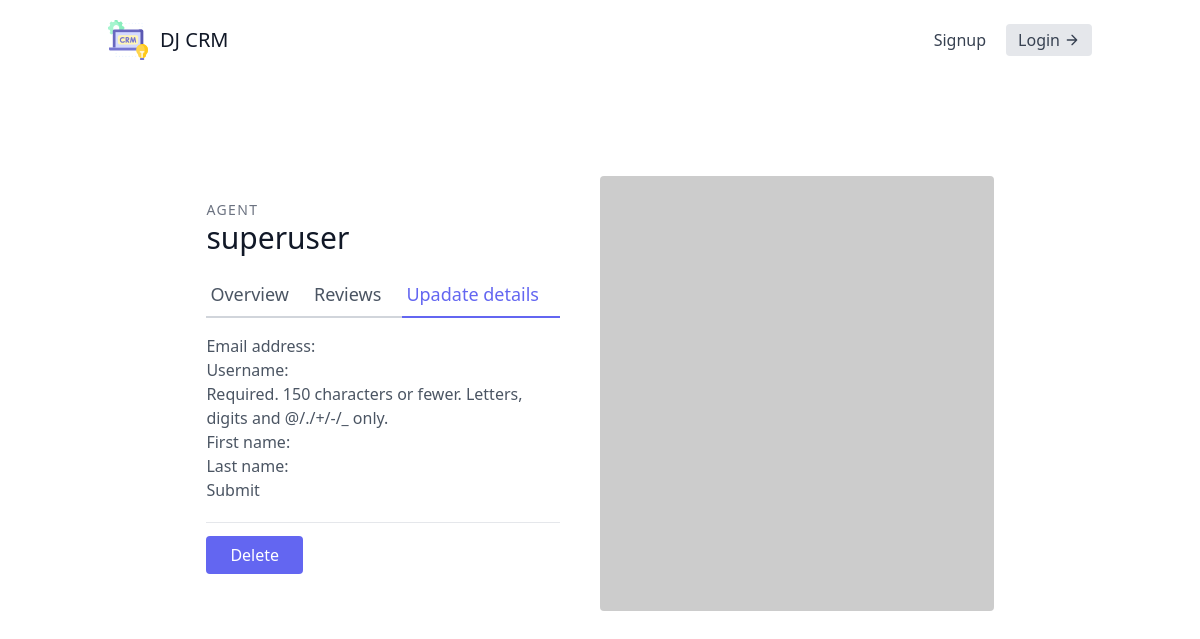
The page /agents/2/update on the database as committed earlier.
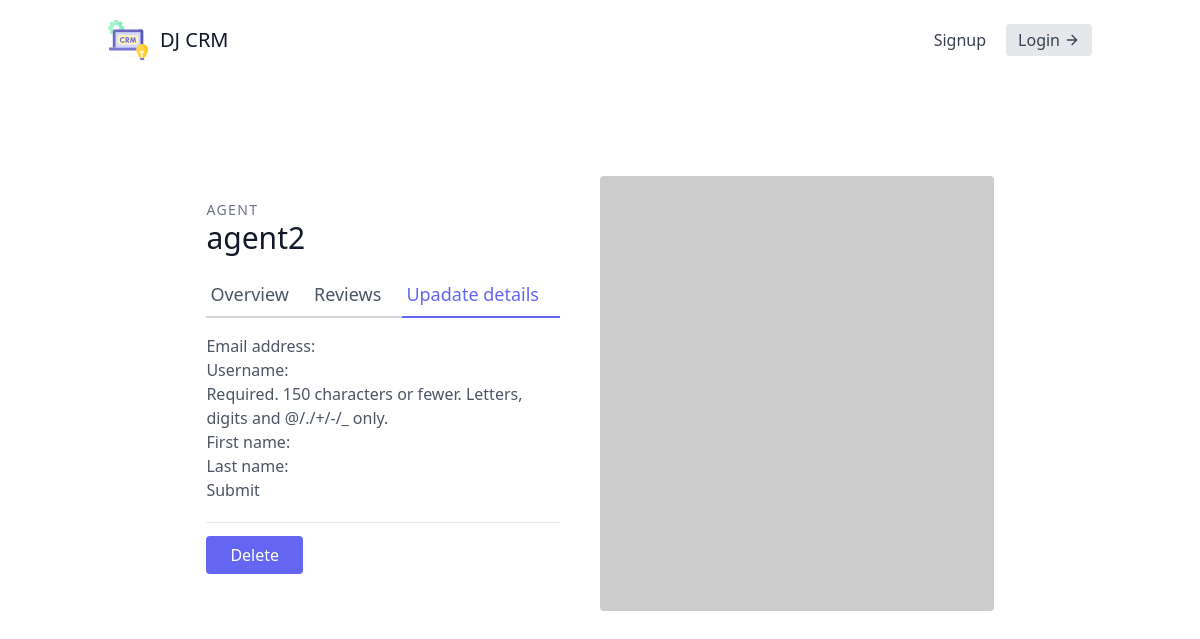
The same page on the database as committed later.
### leads/models.py (models this page shows, shortened)
class Agent(models.Model):
    user : User = models.OneToOneField(User, on_delete=models.CASCADE)
    organization = models.ForeignKey(UserProfile, on_delete=models.CASCADE)

class User(AbstractUser):
    is_organizer = models.BooleanField(default=True)
    is_agent = models.BooleanField(default=False)

### agents/views.py (the view, shortened to what this page needs)
# urls.py: path("<int:pk>/update", AgentUpdateView.as_view(), name="agent-update"),
class AgentUpdateView(generic.UpdateView):
    template_name = "agents/agent_update.html"
    queryset = Agent.objects.all()
    form_class = AgentModelForm

### agents/forms.py
class AgentModelForm(forms.ModelForm):
    class Meta:
        model = User
        fields = (
            "email",
            "username",
            "first_name",
            "last_name",
        )

### agents/templates/agents/agent_update.html (shortened to what this page needs)
{% extends "base.html" %}
{% block content %}
<section class="text-gray-600 body-font overflow-hidden">
    <div class="container px-5 py-24 mx-auto">
      <div class="lg:w-4/5 mx-auto flex flex-wrap">
        <div class="lg:w-1/2 w-full lg:pr-10 lg:py-6 mb-6 lg:mb-0">
          <h2 class="text-sm title-font text-gray-500 tracking-widest">AGENT</h2>
          <h1 class="text-gray-900 text-3xl title-font font-medium mb-4">{{agent.user.username}}</h1>
          <div class="flex mb-4">
            <a href = "{% url 'agents:agent-detail' agent.pk %}", class="flex-grow border-b-2 border-gray-300 py-2 text-lg px-1">Overview</a>
            <a class="flex-grow border-b-2 border-gray-300 py-2 text-lg px-1">Reviews</a>
            <a href = "{% url 'agents:agent-update' agent.pk %}", class="flex-grow text-indigo-500 border-b-2 border-indigo-500 py-2 text-lg px-1">Upadate details</a>
          </div>
          <form method="post" enctype="multipart/form-data">
            {{ form.as_p }}
            <button type="submit">Submit</button>
          </form>
          <div class="mt-5 py-5 border-t border-gray-200">
            <a href="{% url 'agents:agent-delete' agent.pk%}" class="w-1/2 mt-3 text-white bg-indigo-500 border-0 py-2 px-6 focus:outline-none hover:bg-indigo-600 rounded">
                Delete
            </a>
          </div>
        </div>
        <img alt="ecommerce" class="lg:w-1/2 w-full lg:h-auto h-64 object-cover object-center rounded" src="https://dummyimage.com/400x400">
      </div>
    </div>
  </section>
{% endblock content %}

Rows that differ between the two databases and show on the page:
changed Agent: user.username "superuser" → "agent2"
